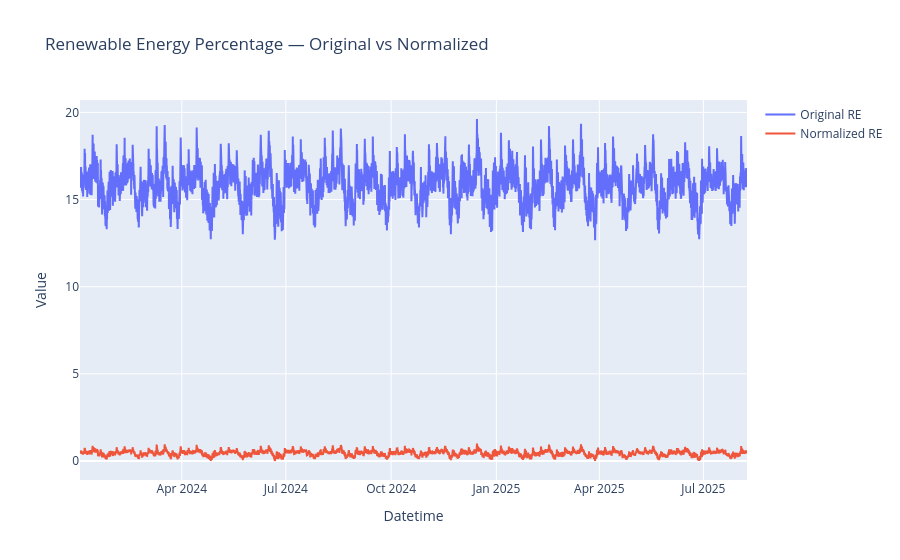

Notebook source saved alongside this figure:
### Code cell
fig = go.Figure()

fig.add_trace(
    go.Scatter(
        x=train_df.index,
        y=train_df[RE_COL],
        name="Original RE"
    )
)

fig.add_trace(
    go.Scatter(
        x=train_scaled_multi.index,
        y=train_scaled_multi[RE_COL],
        name="Normalized RE"
    )
)

fig.update_layout(
    title="Renewable Energy Percentage — Original vs Normalized",
    xaxis_title="Datetime",
    yaxis_title="Value"
)

fig.show()

### Figure 1 — Plotly figure (JSON) as saved in the notebook; plotly's stock layout.template omitted (floating-point values rounded to 4 significant figures; data arrays with more than 128 entries replaced by an {"elided": "..."} marker saying what was removed)
{"data": [{"name": "Original RE", "type": "scatter", "x": {"elided": "13996 str values"}, "y": {"elided": "13996 float values"}}, {"name": "Normalized RE", "type": "scatter", "x": {"elided": "13996 str values"}, "y": {"elided": "13996 float values"}}], "layout": {"title": {"text": "Renewable Energy Percentage — Original vs Normalized"}, "xaxis": {"title": {"text": "Datetime"}}, "yaxis": {"title": {"text": "Value"}}}}
